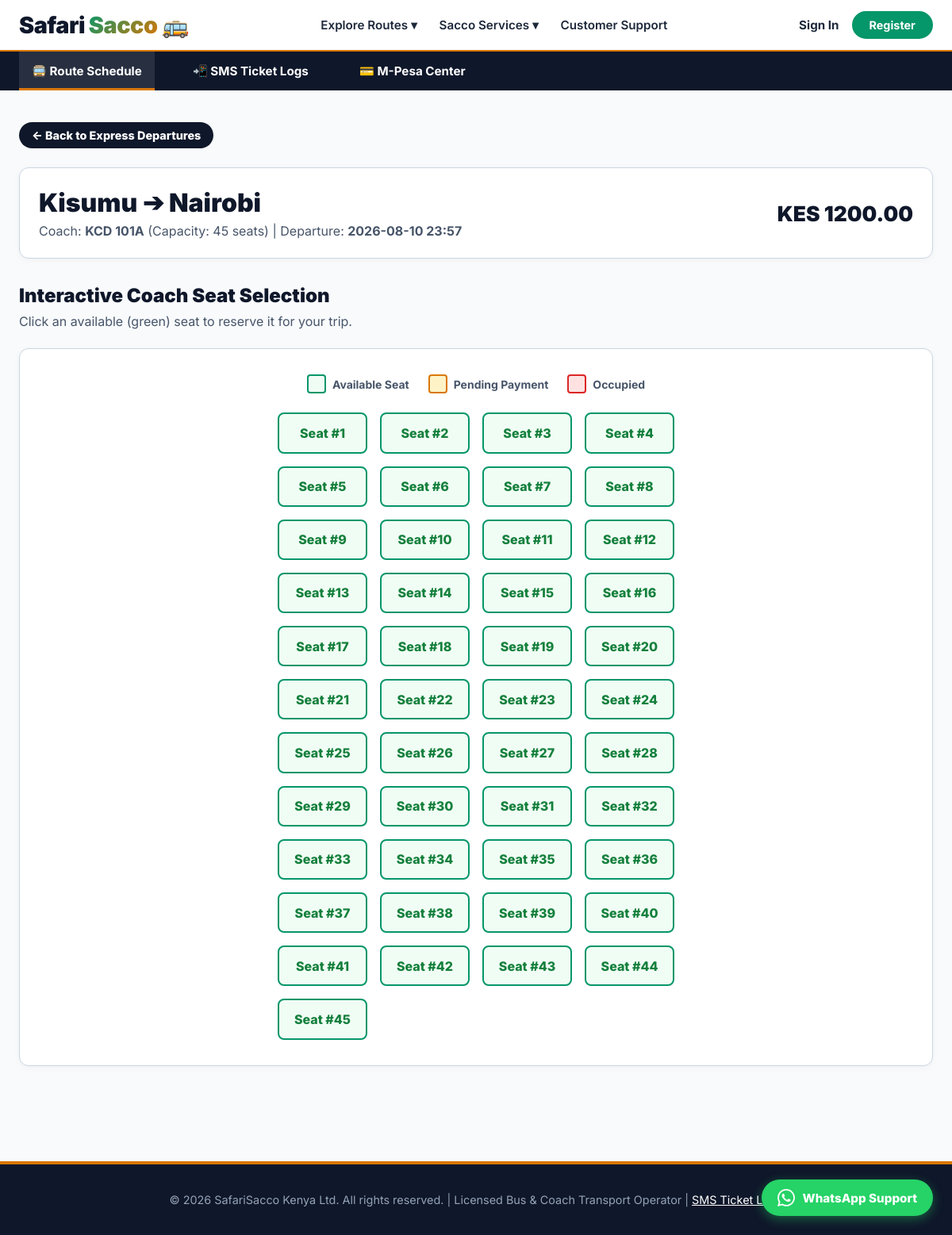
The app's page /trip/8/ with its own data.
### fleets/models.py (models this page shows, shortened)
class Trip(models.Model):
    bus = models.ForeignKey(Bus, on_delete=models.CASCADE, related_name="trips")
    route = models.ForeignKey(Route, on_delete=models.CASCADE, related_name="trips")
    departure_time = models.DateTimeField()

class Route(models.Model):
    departure_city = models.CharField(max_length=100)
    destination_city = models.CharField(max_length=100)
    price = models.DecimalField(max_digits=10, decimal_places=2)

class Bus(models.Model):
    plate_number = models.CharField(max_length=20, unique=True)
    total_seats = models.PositiveIntegerField()

### fleets/views.py (the view)
# urls.py: path("trip/<int:pk>/", views.trip_detail, name="trip_detail"),
def trip_detail(view_request, pk):
    trip = get_object_or_404(Trip.objects.select_related("bus", "route"), pk=pk)
    confirmed_seats = set(
        Booking.objects.filter(
            trip=trip, status=Booking.Status.CONFIRMED
        ).values_list("seat_number", flat=True)
    )
    pending_seats = set(
        Booking.objects.filter(
            trip=trip, status=Booking.Status.PENDING
        ).values_list("seat_number", flat=True)
    )
    seat_grid = []
    for num in range(1, trip.bus.total_seats + 1):
        if num in confirmed_seats:
            seat_status = "confirmed"
        elif num in pending_seats:
            seat_status = "pending"
        else:
            seat_status = "available"
        seat_grid.append({"number": num, "status": seat_status})
    return render(
        view_request,
        "fleets/trip_detail.html",
        {
            "trip": trip,
            "seat_grid": seat_grid,
            "available_count": trip.bus.total_seats - len(confirmed_seats),
        },
    )

### templates/fleets/trip_detail.html (shortened to what this page needs)
{% extends 'base.html' %}
{% block content %}
<div style="margin-bottom: 1.5rem;">
  <a href="{% url 'fleets:trip_list' %}" class="btn btn-secondary" style="padding: 0.5rem 1rem; font-size: 0.9rem;">
    ← Back to Express Departures
  </a>
</div>
<div class="card" style="margin-bottom: 2rem;">
  <div style="display: flex; justify-content: space-between; flex-wrap: wrap; gap: 1rem; align-items: center;">
    <div>
      <h1 style="font-size: 2rem; font-weight: 900; color: var(--sacco-navy); margin-bottom: 0.4rem;">
        {{ trip.route.departure_city }} ➔ {{ trip.route.destination_city }}
      </h1>
      <p style="color: var(--sacco-text-muted); font-size: 1rem;">
        Coach: <strong>{{ trip.bus.plate_number }}</strong> (Capacity: {{ trip.bus.total_seats }} seats) |
        Departure: <strong>{{ trip.departure_time|date:"Y-m-d H:i" }}</strong>
      </p>
    </div>
    <div>
      <span class="price-tag">KES {{ trip.route.price }}</span>
    </div>
  </div>
</div>
<h2 style="font-size: 1.5rem; font-weight: 900; color: var(--sacco-navy); margin-bottom: 0.5rem;">
  Interactive Coach Seat Selection
</h2>
<p style="color: var(--sacco-text-muted); margin-bottom: 1.5rem;">
  Click an available (green) seat to reserve it for your trip.
</p>
<div class="seat-map-container">
  <div class="seat-legend">
    <div class="legend-item">
      <div class="seat-sample" style="background: #f0fdf4; border: 2px solid var(--sacco-green);"></div>
      <span>Available Seat</span>
    </div>
    <div class="legend-item">
      <div class="seat-sample" style="background: #fef3c7; border: 2px solid var(--sacco-gold);"></div>
      <span>Pending Payment</span>
    </div>
    <div class="legend-item">
      <div class="seat-sample" style="background: #fee2e2; border: 2px solid #dc2626;"></div>
      <span>Occupied</span>
    </div>
  </div>
  <div class="seat-grid">
    {% for seat in seat_grid %}
      {% if seat.status == 'available' %}
        <a href="{% url 'bookings:create_booking' trip.pk %}?seat={{ seat.number }}" class="seat-btn">
          Seat #{{ seat.number }}
        </a>
      {% elif seat.status == 'pending' %}
        <div class="seat-btn disabled pending">
          Seat #{{ seat.number }}
        </div>
      {% else %}
        <div class="seat-btn disabled confirmed">
          Seat #{{ seat.number }}
        </div>
      {% endif %}
    {% endfor %}
  </div>
</div>
{% endblock %}

### static/css/style.css (style rules this page uses)
:root { --sacco-green: #059669; --sacco-green-dark: #047857; --sacco-gold: #d97706; --sacco-gold-light: #fef3c7; --sacco-navy: #0f172a; --sacco-navy-light: #1e293b; --sacco-bg-light: #f8fafc; --sacco-border: #cbd5e1; --sacco-text-dark: #0f172a; --sacco-text-muted: #475569; --font-family: 'Inter', -apple-system, BlinkMacSystemFont, "Segoe UI", Roboto, sans-serif; }
* { box-sizing: border-box; margin: 0; padding: 0; }
body { background-color: var(--sacco-bg-light); color: var(--sacco-text-dark); font-family: var(--font-family); min-height: 100vh; display: flex; flex-direction: column; }
a { color: inherit; text-decoration: none; }
.card { background: #ffffff; border: 1px solid var(--sacco-border); border-radius: 0.75rem; padding: 1.5rem; box-shadow: 0 2px 8px rgba(0,0,0,0.04); display: flex; flex-direction: column; justify-content: space-between; transition: box-shadow 0.2s, transform 0.2s; }
.price-tag { font-size: 1.65rem; font-weight: 900; color: var(--sacco-navy); }
.btn { background: var(--sacco-green); color: #ffffff; padding: 0.85rem 1.5rem; border-radius: 9999px; border: none; font-weight: 800; font-size: 1rem; cursor: pointer; display: inline-flex; align-items: center; justify-content: center; gap: 0.5rem; transition: background-color 0.2s, transform 0.1s; text-align: center; }
.btn-secondary { background: var(--sacco-navy); color: #ffffff; }
.seat-map-container { background: #ffffff; border: 1px solid var(--sacco-border); border-radius: 0.75rem; padding: 2rem; margin: 1.5rem 0; box-shadow: 0 2px 8px rgba(0,0,0,0.04); }
.seat-legend { display: flex; gap: 1.5rem; justify-content: center; margin-bottom: 1.5rem; }
.legend-item { display: flex; align-items: center; gap: 0.5rem; font-size: 0.875rem; color: var(--sacco-text-muted); font-weight: 700; }
.seat-sample { width: 24px; height: 24px; border-radius: 4px; }
.seat-grid { display: grid; grid-template-columns: repeat(4, 1fr); gap: 1rem; max-width: 500px; margin: 0 auto; }
.seat-btn { background: #f0fdf4; border: 2px solid var(--sacco-green); color: #15803d; padding: 0.85rem; border-radius: 0.5rem; font-weight: 800; text-align: center; cursor: pointer; transition: all 0.2s; }

### records on screen
Trip: route.departure_city "Kisumu", route.destination_city "Nairobi", bus.plate_number "KCD 101A", bus.total_seats "45", departure_time "2026-08-10 23:57", route.price "1200.00"

### other values on screen
{{ seat.number }} "1" "2" "3" "4" "5" "6" "7" "8" "9" "10" "11" "12" "13" "14" "15" "16" "17" "18" "19" "20" "21" "22" "23" "24" "25" "26" "27" "28" "29" "30" "31" "32" "33" "34" "35" "36" "37" "38" "39" "40" "41" "42" "43" "44" "45"
